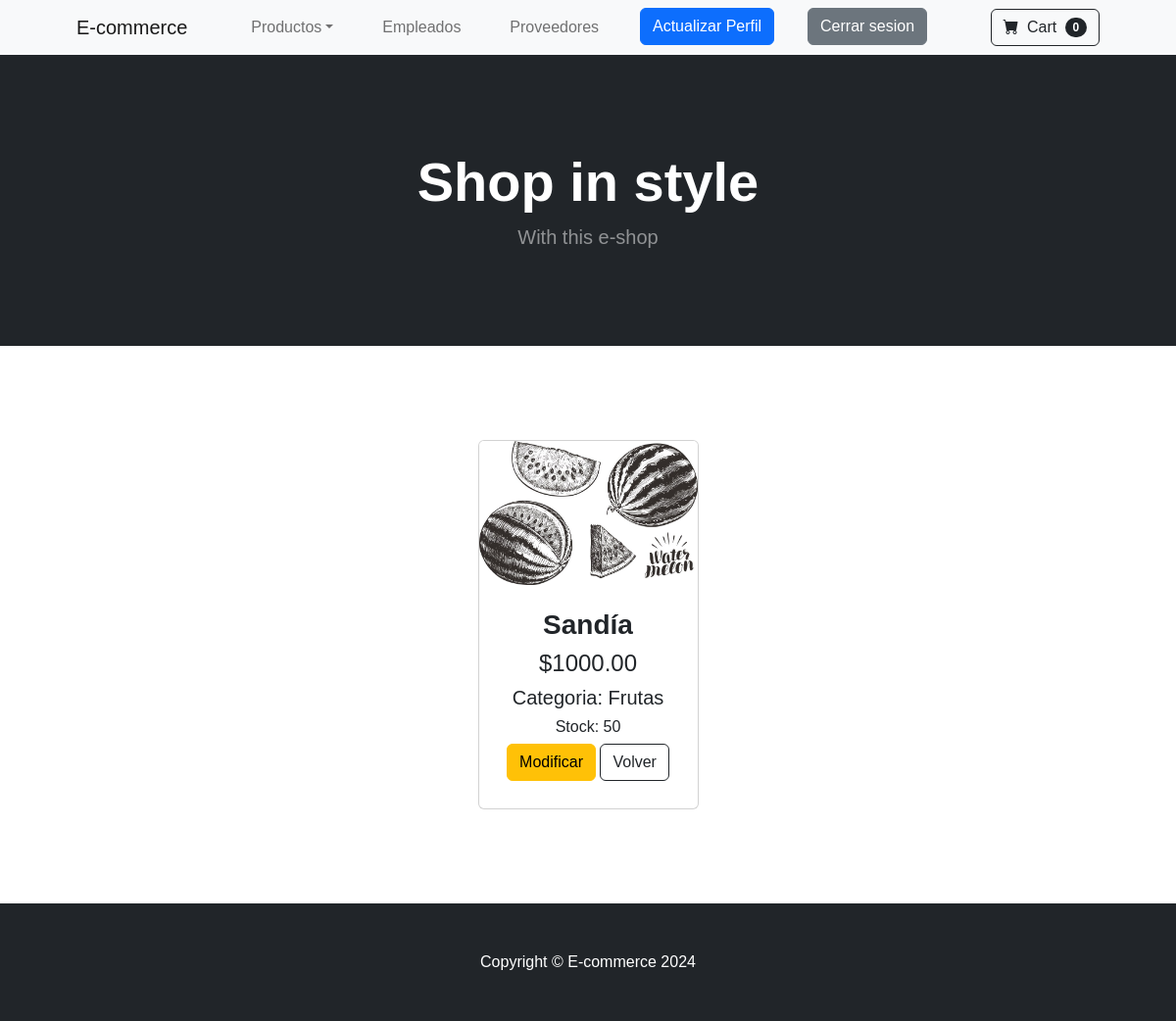
/ecommerce/detail_product/12 (signed in), run on the app's committed database.
### ecommerce/models.py (models this page shows, shortened)
class Product(models.Model):
    title = models.CharField(max_length=40)
    description = models.CharField(max_length=255)
    category = models.CharField(max_length=50)
    price = models.DecimalField(max_digits=9, decimal_places=2)
    stock = models.IntegerField()
    thumbnail = models.ImageField(upload_to='products', blank=True, null=True)

### ecommerce/views.py (the view)
# urls.py: path('detail_product/<int:id>', detailed_product, name='detailedProduct'),
@login_required
def detailed_product(req, id):
    product = Product.objects.get(id=id)
    return render(req, 'detail_product.html', {'product': product})

### ecommerce/templates/detail_product.html (shortened to what this page needs)
<!DOCTYPE html>
<html lang="en">
    <head>
        {% load static %}
        <link href="https://cdn.jsdelivr.net/npm/bootstrap-icons@1.5.0/font/bootstrap-icons.css" rel="stylesheet" />
        <link href="{% static '/css/styles.css' %}" rel="stylesheet" />
    </head>
    <body>
        {% include 'navbar.html' %}
        {% include 'header.html' %}
        {% block dinamicContent %}
            <section class="py-5 container px-4 px-lg-5 mt-5">
                <div class="row gx-4 gx-lg-5 row-cols-2 row-cols-md-3 row-cols-xl-4 justify-content-center">
                    <div class="col mb-5">
                            <div class="card h-100">
                                {% if product.thumbnail %}
                                    <img class="card-img-top" src={{product.thumbnail.url}} alt={{prod.title}} />
                                    {% else %}
                                        <p>Sin imagen</p>
                                {% endif %}
                                <div class="card-body p-4 text-center">
                                    <h3 class="fw-bolder">{{product.title}}</h3>
                                    <h4>${{product.price}}</h4>
                                    <h5>Categoria: {{product.category}}</h5>
                                    <h6>Stock: {{product.stock}}</h6>
                                    {% if user.is_superuser %}
                                        <a class="btn btn-warning mt-auto mb-1" href="{% url 'updateProduct' product.id %}">Modificar</a>
                                    {% endif %}
                                    <a class="btn btn-outline-dark mt-auto mb-1" href="{% url 'products' %}">Volver</a>
                                </div>
                            </div>
                    </div>
                </div>
            </section>
        {% endblock dinamicContent %}
        {% include 'footer.html' %}
    </body>
</html>

### data on the page
Product: thumbnail (picture), title "Sandía", price "1000.00", category "Frutas", stock "50"
